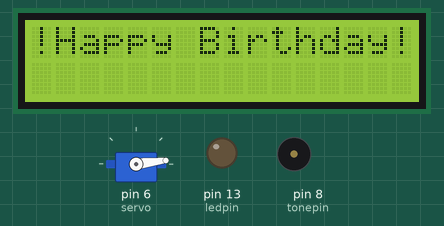
This sketch was run on a simulated Arduino Uno, built with avr-gcc and run on an emulated ATmega328P. Parts: 16×2 character LCD, servo, output pins drawn as LEDs (lit = HIGH), buzzer (waves = sounding). What the sketch prints to the serial monitor is not drawn.

Above: at 0.21 s.
At 2.02 s:
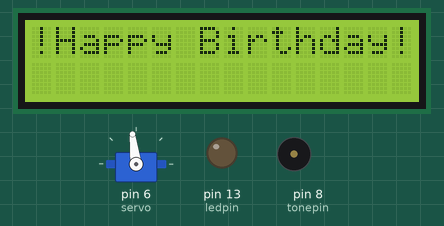
At 3.22 s:
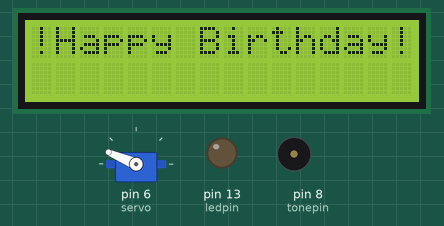
At 7.58 s:
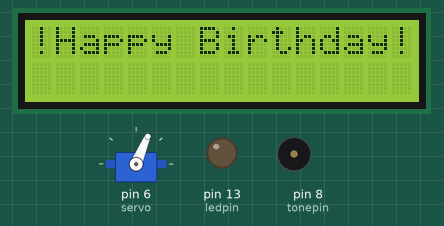
At 15.0 s:
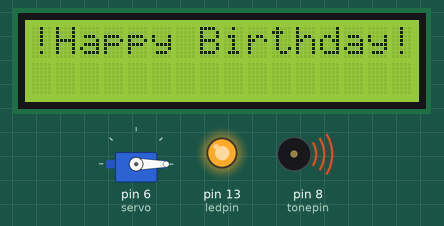
At 27.1 s:
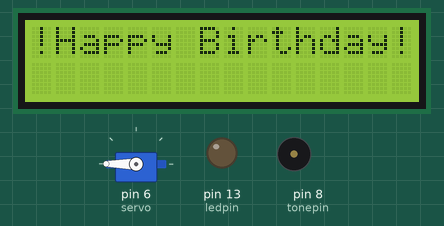
Timing chart, 0 to 40.0 s (numbered marks = the images above):
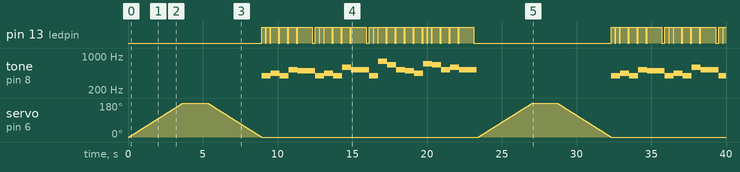

The sketch:

midtermProject.ino
```cpp
/*

    Intro to IM
    Midterm Project
    Created by Yoki Xue
    2020/03/04

    Reference:
    The birthday song notes:
   https://create.arduino.cc/editor/jcurtis/caa3f02d-164c-4c68-969c-0352c3f3dbcc/preview

*/


//include the library codes for lcd and servo

#include<LiquidCrystal.h>
#include <Servo.h>

//initialize the library with the number of the interface pins
LiquidCrystal lcd(12, 11, 5, 4, 3, 2);

//define the pin that the servo is attached to:
#define servo 6

// create servo object to control a servo
Servo myservo;

int pos = 0;

//define the musical scale：

#define Do 262
#define Re 294
#define Mi 330
#define Fa 349
#define Sol 392
#define La 440
#define Si 494
#define Do_h 523
#define Re_h 587
#define Mi_h 659
#define Fa_h 698
#define Sol_h 784
#define La_h 880
#define Si_h 988

//numbers of notes in the birthday song
int length;

//which note is being played;
int thisNote = 0;

//notes for birthday song:

int scale[] = {Sol, Sol, La, Sol, Do_h, Si,
               Sol, Sol, La, Sol, Re_h, Do_h,
               Sol, Sol, Sol_h, Mi_h, Do_h, Si, La,
               Fa_h, Fa_h, Mi_h, Do_h, Re_h, Do_h
              };

//duration time of each note
float durt[] =
{
  0.5, 0.5, 1, 1, 1, 1 + 1,
  0.5, 0.5, 1, 1, 1, 1 + 1,
  0.5, 0.5, 1, 1, 1, 1, 1,
  0.5, 0.5, 1, 1, 1, 1 + 1,
};


// variable to store the speaker, led, and toggle switch
const int tonepin = 8;
const int ledpin = 13;
const int buttom = 7;

//initialize the toggle switch state
int buttonState = LOW;

//store last time servo sweeps
unsigned long previousMillis1 = 0;

//store last time tone sounds
unsigned long previousMillis2 = 0;

// period at which the servo works
const long period1 = 10;

// period at which tone sounds
const long period2 = 10;

void setup() {

  // initialize serial communication at 9600 bits per second
  Serial.begin(9600);

  // set up the LCD's number of columns and rows:
  lcd.begin(16, 2);

  // Print a message to the LCD.
  lcd.print("!Happy Birthday!");

  //print the result
  Serial.println("message printed");

  // initialize pins as an I or O.
  pinMode(buttom, INPUT);
  pinMode(tonepin, OUTPUT);
  pinMode(ledpin, OUTPUT);

  //calcutate the length of the song:
  length = sizeof(scale) / sizeof(scale[0]);

  // attaches the servo on pin 6 to the servo object
  myservo.attach(servo);

}

void loop() {

  //when the toggle switch is on, do all the following command
  while (buttonState = HIGH) {

    //store the current time
    unsigned long currentMillis = millis();

    //check if 10ms passed
    if (currentMillis - previousMillis1 >= period1) {

      //save the last time the servo sweeps
      previousMillis1 = currentMillis;

      for (pos = 0; pos <= 220; pos += 1) { // goes from 0 degrees to 220 degrees
        // in steps of 1 degree
        myservo.write(pos);              // tell servo to go to position in variable 'pos'
        delay(20);                       // waits 20ms for the servo to reach the position
      }
      for (pos = 220; pos >= 0; pos -= 1) { // goes from 220 degrees to 0 degrees
        myservo.write(pos);              // tell servo to go to position in variable 'pos'
        delay(20);  // waits 20ms for the servo to reach the position
      }
    }

    //check if 10ms passed
    if (currentMillis - previousMillis2 >= period2) {

      //save the last time the buzzer sounds
      previousMillis2 = currentMillis;

      //playing the song and blinking led using for loop
      for (int thisNote = 0; thisNote < length; thisNote++)
      {
        //print the length
        Serial.println(length);

        tone(tonepin, scale[thisNote]);

        //turn on the led
        digitalWrite(ledpin, HIGH);

        //Adjust the delay according to the beat
        delay(500 * durt[thisNote]);

        //turn off the led
        digitalWrite(ledpin, LOW);

        delay(100 * durt[thisNote]);

        noTone(tonepin);
      }
      delay(100);

    }
  }
}
```

Measured:
- by itself, tone on pin 8 (tonepin): plays 392 Hz for 0.60 s, 440 Hz for 0.60 s, 392 Hz for 0.60 s, 523 Hz for 0.60 s, 494 Hz for 1.2 s, 392 Hz for 0.60 s … (32 notes in this stretch)
